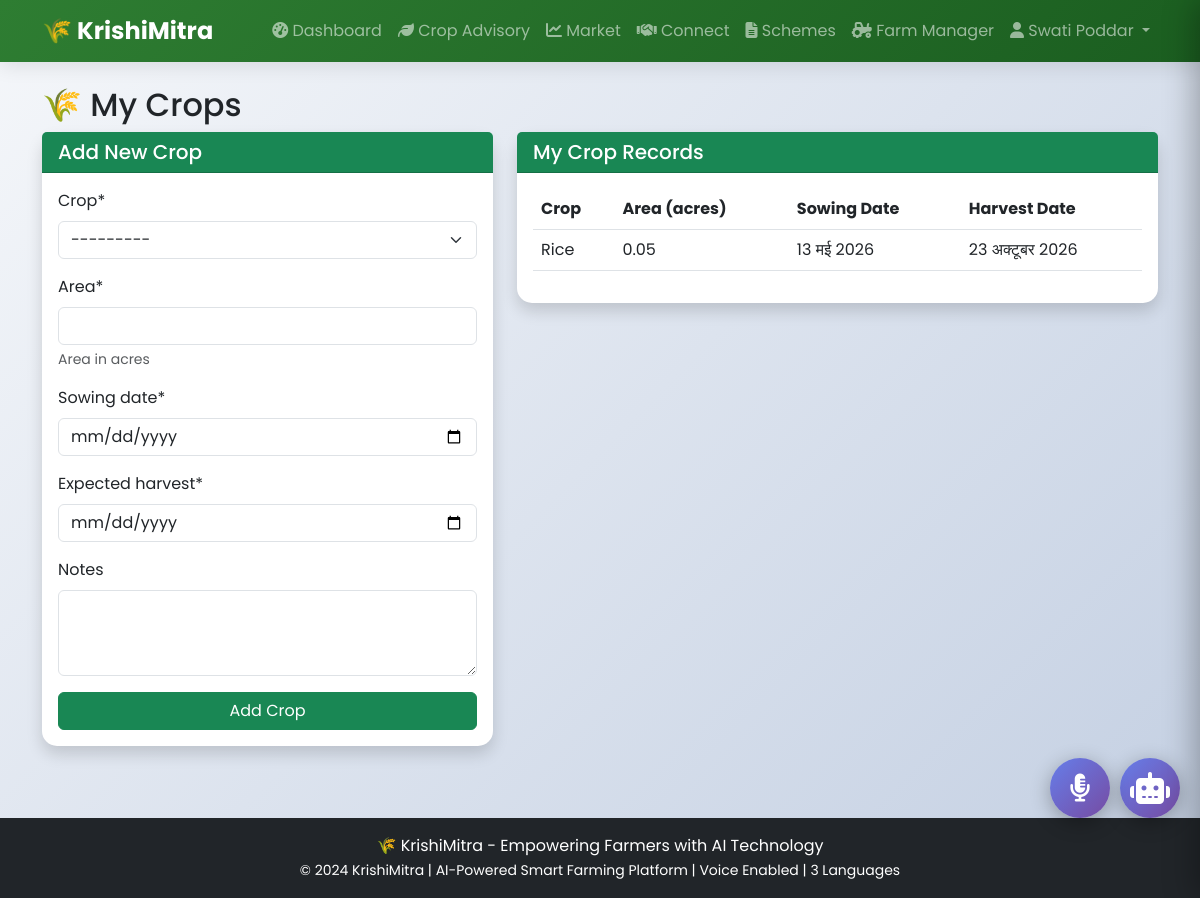
The page /crops/my-crops/ (signed in) on the database its author committed.
### core/models.py (models this page shows, shortened)
class Farmer(AbstractUser):
    phone = models.CharField(max_length=15, unique=True)
    village = models.CharField(max_length=100)
    district = models.CharField(max_length=100)
    state = models.CharField(max_length=100)
    land_size = models.DecimalField(max_digits=10, decimal_places=2, null=True, blank=True)
    preferred_language = models.CharField(max_length=10, default='en', choices=[
        ('en', 'English'),
        ('hi', 'Hindi'),
        ('kn', 'Kannada'),
    ])
    profile_picture = models.ImageField(upload_to='profiles/', null=True, blank=True)
    created_at = models.DateTimeField(auto_now_add=True)

### crops/models.py (models this page shows, shortened)
class FarmerCrop(models.Model):
    farmer = models.ForeignKey(Farmer, on_delete=models.CASCADE, related_name='crops')
    crop = models.ForeignKey(Crop, on_delete=models.CASCADE)
    area = models.DecimalField(max_digits=10, decimal_places=2, help_text="Area in acres")
    sowing_date = models.DateField()
    expected_harvest = models.DateField()
    notes = models.TextField(blank=True)
    created_at = models.DateTimeField(auto_now_add=True)

class Crop(models.Model):
    SEASON_CHOICES = [
        ('kharif', 'Kharif (June-October)'),
        ('rabi', 'Rabi (October-March)'),
        ('zaid', 'Zaid (March-June)'),
    ]
    name = models.CharField(max_length=50)
    name_hi = models.CharField(max_length=50, blank=True)
    name_pa = models.CharField(max_length=50, blank=True)
    scientific_name = models.CharField(max_length=100, blank=True)
    season = models.CharField(max_length=10, choices=SEASON_CHOICES)
    sowing_period = models.CharField(max_length=100)
    harvesting_period = models.CharField(max_length=100)
    image = models.ImageField(upload_to='crops/', null=True, blank=True)
    def __str__(self):
        return self.name

### crops/views.py (the view)
# urls.py: path('my-crops/', views.my_crops, name='my_crops'),
@login_required
def my_crops(request):
    farmer_crops = FarmerCrop.objects.filter(farmer=request.user)
    if request.method == 'POST':
        form = FarmerCropForm(request.POST)
        if form.is_valid():
            farmer_crop = form.save(commit=False)
            farmer_crop.farmer = request.user
            farmer_crop.save()
            return redirect('my_crops')
    else:
        form = FarmerCropForm()
    return render(request, 'crops/my_crops.html', {
        'farmer_crops': farmer_crops,
        'form': form
    })

### crops/forms.py
class FarmerCropForm(forms.ModelForm):
    class Meta:
        model = FarmerCrop
        fields = ['crop', 'area', 'sowing_date', 'expected_harvest', 'notes']
        widgets = {
            'sowing_date': forms.DateInput(attrs={'type': 'date'}),
            'expected_harvest': forms.DateInput(attrs={'type': 'date'}),
            'notes': forms.Textarea(attrs={'rows': 3}),
        }

### core/context_processors.py (called while the page is built)
def language_processor(request):
    return {
        'current_language': translation.get_language(),
    }

### templates/crops/my_crops.html (shortened to what this page needs)
{% extends 'base.html' %}
{% load crispy_forms_tags %}
{% block content %}
<div class="container py-4">
    <h2>🌾 My Crops</h2>
    <div class="row">
        <div class="col-md-5">
            <div class="card shadow">
                <div class="card-header bg-success text-white">
                    <h5 class="mb-0">Add New Crop</h5>
                </div>
                <div class="card-body">
                    <form method="post">
                        {{ form|crispy }}
                        <button type="submit" class="btn btn-success w-100">Add Crop</button>
                    </form>
                </div>
            </div>
        </div>
        <div class="col-md-7">
            <div class="card shadow">
                <div class="card-header bg-success text-white">
                    <h5 class="mb-0">My Crop Records</h5>
                </div>
                <div class="card-body">
                    {% if farmer_crops %}
                        <div class="table-responsive">
                            <table class="table">
                                <thead>
                                    <tr>
                                        <th>Crop</th>
                                        <th>Area (acres)</th>
                                        <th>Sowing Date</th>
                                        <th>Harvest Date</th>
                                    </tr>
                                </thead>
                                <tbody>
                                    {% for crop in farmer_crops %}
                                    <tr>
                                        <td>{{ crop.crop.name }}</td>
                                        <td>{{ crop.area }}</td>
                                        <td>{{ crop.sowing_date }}</td>
                                        <td>{{ crop.expected_harvest }}</td>
                                    </tr>
                                    {% endfor %}
                                </tbody>
                            </table>
                        </div>
                    {% else %}
                        <p class="text-muted">No crops added yet.</p>
                    {% endif %}
                </div>
            </div>
        </div>
    </div>
</div>
{% endblock %}

### templates/base.html (shortened to what this page needs)
<!DOCTYPE html>
<html lang="en">
<head>
    <link href="https://cdn.jsdelivr.net/npm/bootstrap@5.3.0/dist/css/bootstrap.min.css" rel="stylesheet">
    <link rel="stylesheet" href="https://cdnjs.cloudflare.com/ajax/libs/font-awesome/6.4.0/css/all.min.css">
    {% load static %}
</head>
<body>
    <div class="ai-toggle-btn" onclick="toggleSidebar()">
        <i class="fas fa-robot fa-2x"></i>
    </div>
    <nav class="navbar navbar-expand-lg navbar-dark">
        <div class="container">
            <a class="navbar-brand" href="{% url 'home' %}">
                🌾 KrishiMitra
            </a>
            <div class="collapse navbar-collapse" id="navbarNav">
                <ul class="navbar-nav ms-auto">
                    {% if user.is_authenticated %}
                        <li class="nav-item">
                            <a class="nav-link" href="{% url 'dashboard' %}">
                                <i class="fas fa-tachometer-alt"></i> <span data-translate="dashboard">Dashboard</span>
                            </a>
                        </li>
                        <li class="nav-item">
                            <a class="nav-link" href="{% url 'crop_advisory' %}">
                                <i class="fas fa-leaf"></i> <span data-translate="advisory">Crop Advisory</span>
                            </a>
                        </li>
                        <li class="nav-item">
                            <a class="nav-link" href="{% url 'market_dashboard' %}">
                                <i class="fas fa-chart-line"></i> <span data-translate="market">Market</span>
                            </a>
                        </li>
                        <li class="nav-item">
                            <a class="nav-link" href="{% url 'marketplace' %}">
                                <i class="fas fa-handshake"></i> <span data-translate="connect">Connect</span>
                            </a>
                        </li>
                        <li class="nav-item">
                            <a class="nav-link" href="{% url 'schemes_list' %}">
                                <i class="fas fa-file-alt"></i> <span data-translate="schemes">Schemes</span>
                            </a>
                        </li>
                        <li class="nav-item">
                            <a class="nav-link" href="{% url 'farm_manager' %}">
                                <i class="fas fa-tractor"></i> <span data-translate="farm">Farm Manager</span>
                            </a>
                        </li>
                        <li class="nav-item dropdown">
                            <a class="nav-link dropdown-toggle" href="#" id="userDropdown" role="button" data-bs-toggle="dropdown">
                                <i class="fas fa-user"></i> {{ user.get_full_name|default:user.username }}
                            </a>
                        </li>
                    {% endif %}
                </ul>
            </div>
        </div>
    </nav>
<div class="floating-voice-btn" onclick="toggleVoiceModal()">
    <i class="fas fa-microphone-alt"></i>
</div>
    <div class="main-content">
        {% block content %}
        {% endblock %}
    </div>
    <footer class="bg-dark text-white text-center py-3 mt-5">
        <div class="container">
            <p class="mb-0">🌾 KrishiMitra - Empowering Farmers with AI Technology</p>
            <small>© 2024 KrishiMitra | AI-Powered Smart Farming Platform | Voice Enabled | 3 Languages</small>
        </div>
    </footer>
</body>
</html>

### templates/base.html (style rules this page uses)
* { margin: 0; padding: 0; box-sizing: border-box; }
body { font-family: 'Poppins', sans-serif; background: linear-gradient(135deg, #f5f7fa 0%, #c3cfe2 100%); min-height: 100vh; }
.ai-toggle-btn { position: fixed; right: 20px; bottom: 80px; background: linear-gradient(135deg, #667eea, #764ba2); color: white; width: 60px; height: 60px; border-radius: 50%; display: flex; align-items: center; justify-content: center; cursor: pointer; z-index: 1040; box-shadow: 0 5px 20px rgba(0,0,0,0.3); transition: 0.3s; }
.navbar { background: linear-gradient(135deg, #2e7d32, #1b5e20); box-shadow: 0 4px 20px rgba(0,0,0,0.1); }
.navbar-brand { font-weight: 700; font-size: 1.5rem; }
.card { border: none; border-radius: 15px; transition: 0.3s; box-shadow: 0 5px 15px rgba(0,0,0,0.08); }
.floating-voice-btn { position: fixed; bottom: 80px; right: 90px; width: 60px; height: 60px; background: linear-gradient(135deg, #667eea, #764ba2); border-radius: 50%; display: flex; align-items: center; justify-content: center; cursor: pointer; z-index: 1040; box-shadow: 0 5px 20px rgba(0,0,0,0.3); transition: all 0.3s; animation: pulse 2s infinite; }
.floating-voice-btn i { font-size: 28px; color: white; }

### rows shown on the page
Farmer: get_full_name "Swati Poddar"
FarmerCrop: crop.name "Rice", area "0.05", sowing_date "13 मई 2026", expected_harvest "23 अक्टूबर 2026"
